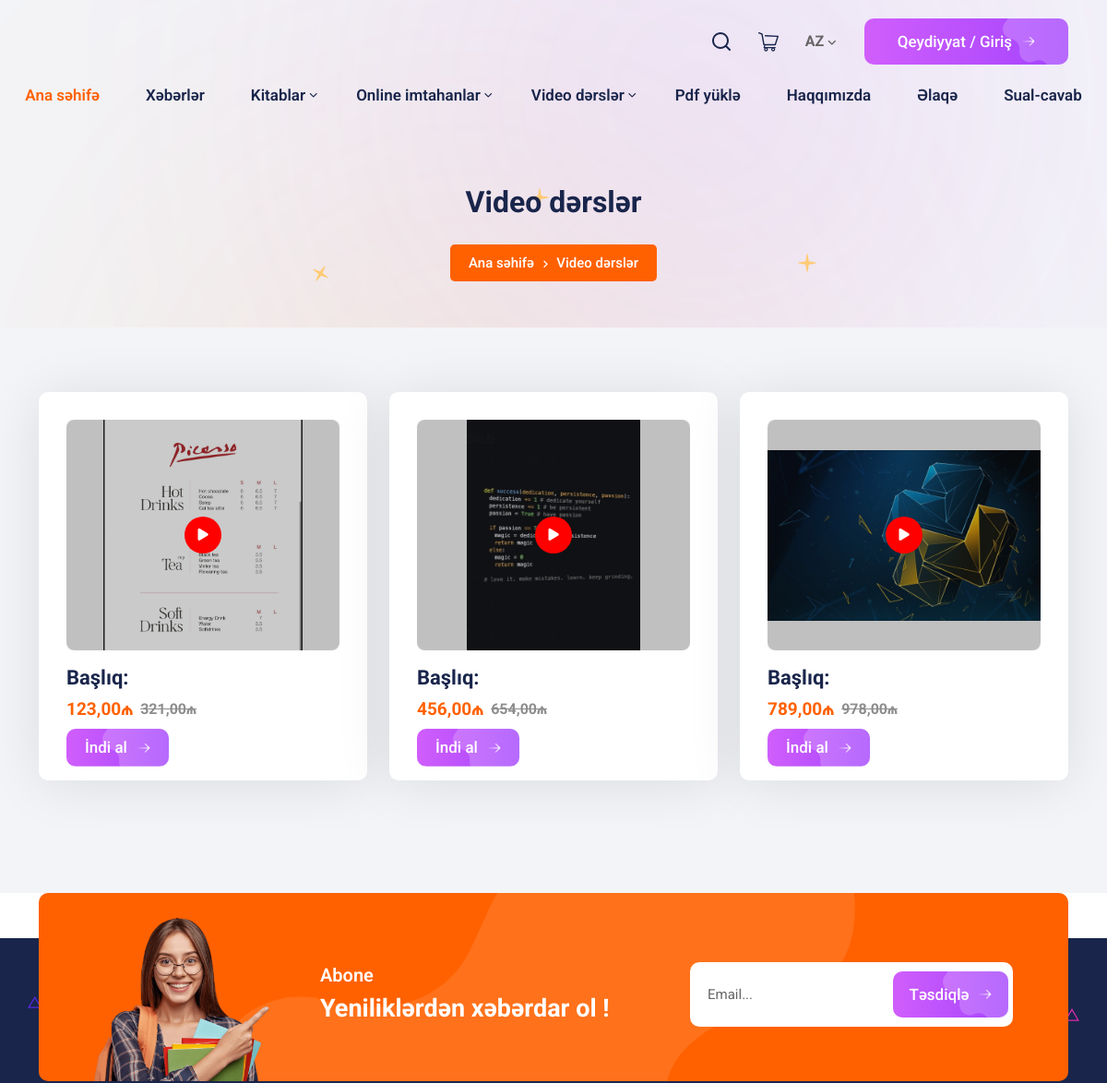
The page /video/videos/ (upper part) on the database as committed earlier.
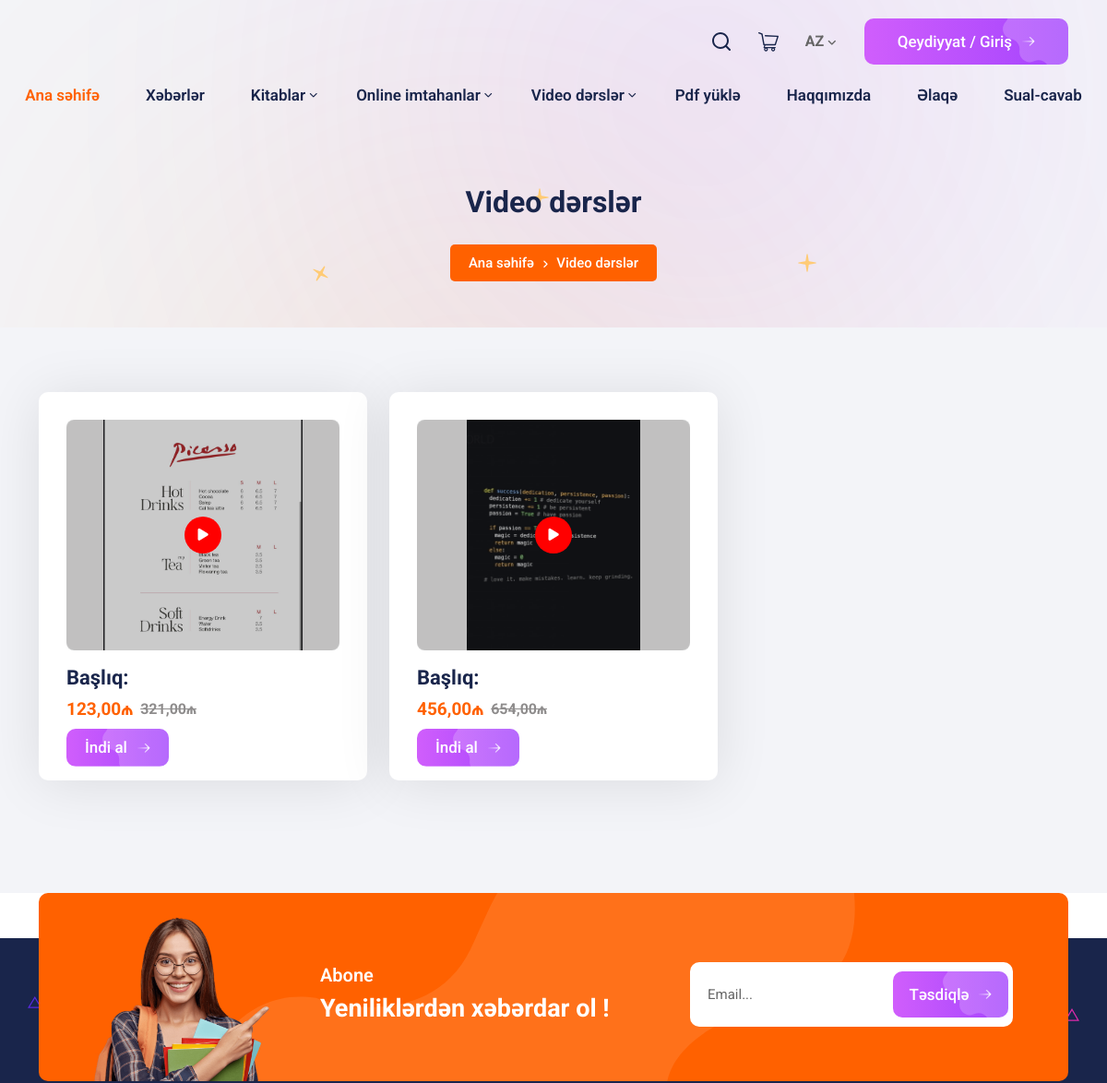
The same page on the database as committed later.
### video/models.py (models this page shows, shortened)
class Video(models.Model):
    category = models.ForeignKey(VideoCategory, on_delete=models.CASCADE, null=True, blank=True, verbose_name='Kateqoriya')
    sub_category = models.ForeignKey(VideoSubCategory, on_delete=models.CASCADE, null=True, blank=True, verbose_name='Sub kateqoriya')
    image = models.ImageField(upload_to='image/', null=True, blank=True, verbose_name='Video Şəkli')
    video = models.FileField(upload_to='video/', null=True, blank=True, verbose_name='Video')
    title = models.CharField(max_length=256, null=True, blank=True, verbose_name='Başlıq')
    price = models.DecimalField(decimal_places=2, max_digits=6, null=True, blank=True, verbose_name='Qiymət')
    old_price = models.DecimalField(decimal_places=2, max_digits=6, null=True, blank=True, verbose_name='Köhnə qiymət')
    active_period_days = models.PositiveIntegerField(default=30, verbose_name='Aktiv olma müddəti (günlərlə)')
    active_period = RichTextField(null=True, blank=True, verbose_name='Aktiv olma müddəti yazısı')
    duration_hours = models.PositiveIntegerField(default=0, verbose_name='Davam etmə vaxtı (saat)')
    duration_minutes = models.PositiveIntegerField(default=0, verbose_name='Davam etmə vaxtı (dəqiqə)')
    instructions = models.TextField(null=True, blank=True, verbose_name='Təlimatlar')
    subscription_info = models.TextField(null=True, blank=True, verbose_name='Yazılış haqqında məlumat')
    instructions_small = models.TextField(null=True, blank=True, verbose_name='Qısa Təlimat yazısı')
    created_at = models.DateTimeField(auto_now_add=True, null=True, verbose_name='Yaradılma tarixi')
    is_active = models.BooleanField(default=True, verbose_name='Aktivdirmi?')
    class Meta:
        verbose_name='Video'
        verbose_name_plural='Videolar'

### video/views.py (the view)
# urls.py: path('videos/', video_views, name='video'),
def video_views(request, category_id=None, sub_category_id=None):
    videos = Video.objects.filter(is_active=True).select_related('category', 'sub_category')
    if category_id:
        videos = videos.filter(category_id=category_id)
    if sub_category_id:
        videos.filter(sub_category_id=sub_category_id)
    categories = VideoCategory.objects.all()
    context = {
        'videos': videos,
        'category_id': category_id,
        'sub_category_id': sub_category_id,
        'categories': categories,
    }
    return render(request, 'video/videoLessons.html', context)

### exam/context_processors.py (called while the page is built)
def exam_categories(request):
    categories = (
        Category.objects.prefetch_related(
            'subcategory_set__subsubcategory_set__subsubsubcategory_set'
        )
        .all()
        .order_by('title')
    )
    return {
        'all_categories': categories
    }

### info/context_processors.py (called while the page is built)
def info_context_processors(request):
    contact = Contact.objects.last()
    sosial = SosialAccount.objects.last()
    about = About.objects.last()
    statistic = Statistic.objects.all()
    about_two = AboutTwo.objects.prefetch_related('about').all()
    logo = LogoFavicon.objects.last()
    return {
        'contact': contact,
        'sosial': sosial,
        'about': about,
        'statistic': statistic,
        'about_two': about_two,
        'logo': logo,
    }

### main/context_processors.py (called while the page is built)
def categories(request):
    categories = BookCategory.objects.all()
    sub_categories = BookSubCategory.objects.all()
    category_selected = request.GET.get('category', '')  # GET parametri varsa al, yoxsa ''
    return {
        'book_category': categories,
        'book_sub_category': sub_categories,
        'category_selected': category_selected,
    }

### video/templates/video/videoLessons.html (shortened to what this page needs)
{% extends "base.html" %}
{% load static %}
{% load i18n %}
{% block css %}
    <link
      rel="stylesheet"
      type="text/css"
      href="{% static 'assets/css/bootstrap.min.css' %}"
    />
    <link
      rel="stylesheet"
      type="text/css"
      href="{% static 'assets/css/swiper-bundle.min.css' %}"
    />
    <link
      rel="stylesheet"
      type="text/css"
      href="{% static 'assets/css/fontawesome.min.css' %}"
    />
    <link rel="stylesheet" type="text/css" href="{% static 'assets/css/animate.css' %}" />
    <link rel="stylesheet" type="text/css" href="{% static 'assets/css/style.css' %}" />
  </head>
{% endblock %}
{% block main %}
    <section class="inner-banner">
      <div class="main-banner-bg-shape">
        <div class="shape-1"></div>
        <div class="shape-2"></div>
      </div>
      <div class="inner-banner-bg-aliment-wp">
        <div class="bg-aliment-3 zoom-fade-animation">
          <img
            src="{% static 'assets/images/aliment-03.svg' %}"
            width="44"
            height="44"
            alt="Aliment"
          />
        </div>
        <div class="bg-aliment-6 zoom-fade-animation">
          <img
            src="{% static 'assets/images/aliment-03.svg' %}"
            width="44"
            height="44"
            alt="Aliment"
          />
        </div>
        <div class="bg-aliment-9 zoom-fade-animation">
          <img
            src="{% static 'assets/images/aliment-03.svg' %}"
            width="29"
            height="29"
            alt="Aliment"
          />
        </div>
      </div>
      <div class="container">
        <div class="row">
          <div class="col-lg-12">
            <div class="banner-content text-center">
              <h1 class="h1-title">{% trans 'Video dərslər' %}</h1>
              <div class="banner-breadcrum">
                <ul>
                  <li><a href="{% url 'index' %}" title="Home">{% trans 'Ana səhifə' %}</a></li>
                  <li><i class="fa-solid fa-angle-right"></i></li>
                  <li>{% trans 'Video dərslər' %}</li>
                </ul>
              </div>
            </div>
          </div>
        </div>
      </div>
    </section>
    <section class="top-course-sec sec-space-top sec-bg">
      <div class="container">
        <div
          class="grid wow fadeup-animation video-area"
          data-wow-duration="0.8s"
          data-wow-delay="0.4s"
        >
            {% for i in videos %}
              <div class="grid-item">
                <div class="common-post-card">
                  <div class="post-image-box-wp video-layer">
                    <div class="post-image pdf-image">
                    </div>
                    <div class="post-tag video-tag">
                      <span><i class="fa fa-play"></i></span>
                    </div>
                  </div>
                  <div class="common-post-content">
                    <div class="post-content-title">
                      <h4 class="h4-title">{{ i.title }}</h4>
                    </div>
                    <div class="course-price">
                      <h4 class="h4-title">{{ i.price }}₼</h4>
                      {% if i.old_price %}
                      <h4 class="h4-title prev-price">{{ i.old_price }}₼</h4>
                      {% endif %}
                    </div>
                    <div class="header-btn">
                      <a href="{% url 'video_detail' i.id %}" class="sec-btn mt-0" title="Get Started"
                        ><span>{% trans 'İndi al' %}</span></a
                      >
                    </div>
                  </div>
                </div>
              </div>
            {% endfor %}
        </div>
      </div>
    </section>
{% endblock %}

Rows that differ between the two databases and show on the page:
no longer on this page (row edited): Video: title "Başlıq:", price "789,00", old_price "978,00"
